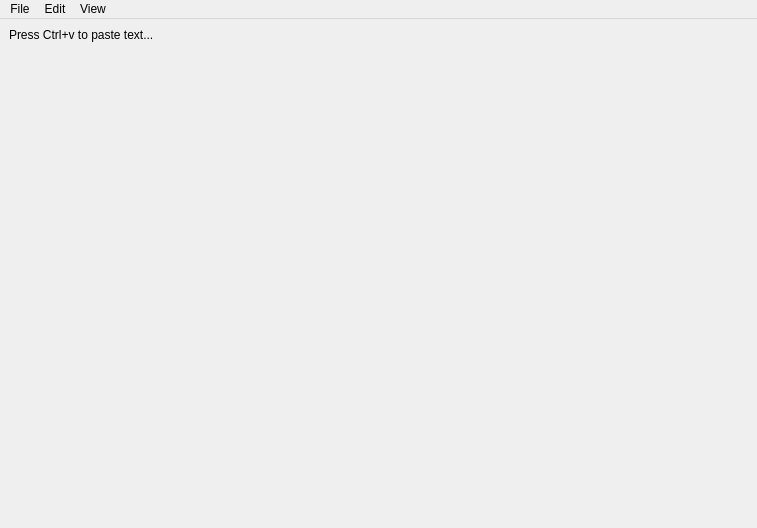
<?xml version="1.0" encoding="UTF-8"?>
<ui version="4.0">
 <class>MainWindow</class>
 <widget class="QMainWindow" name="MainWindow">
  <property name="geometry">
   <rect>
    <x>0</x>
    <y>0</y>
    <width>757</width>
    <height>528</height>
   </rect>
  </property>
  <property name="windowTitle">
   <string>Alexia</string>
  </property>
  <property name="windowIcon">
   <iconset>
    <normaloff>Alexia.png</normaloff>Alexia.png</iconset>
  </property>
  <widget class="QWidget" name="centralwidget">
   <layout class="QVBoxLayout" name="verticalLayout">
    <item>
     <widget class="QLabel" name="text">
      <property name="text">
       <string>Press Ctrl+v to paste text...</string>
      </property>
      <property name="textFormat">
       <enum>Qt::RichText</enum>
      </property>
      <property name="alignment">
       <set>Qt::AlignLeading|Qt::AlignLeft|Qt::AlignTop</set>
      </property>
      <property name="wordWrap">
       <bool>true</bool>
      </property>
      <property name="margin">
       <number>5</number>
      </property>
      <property name="openExternalLinks">
       <bool>true</bool>
      </property>
      <property name="textInteractionFlags">
       <set>Qt::TextBrowserInteraction</set>
      </property>
     </widget>
    </item>
   </layout>
  </widget>
  <widget class="QMenuBar" name="menuBar">
   <property name="geometry">
    <rect>
     <x>0</x>
     <y>0</y>
     <width>757</width>
     <height>23</height>
    </rect>
   </property>
   <widget class="QMenu" name="menuFile">
    <property name="title">
     <string>File</string>
    </property>
    <addaction name="actionOpen"/>
    <addaction name="actionPaste"/>
    <addaction name="separator"/>
    <addaction name="actionSettings"/>
   </widget>
   <widget class="QMenu" name="menuView">
    <property name="title">
     <string>View</string>
    </property>
    <addaction name="actionInvertColors"/>
    <addaction name="actionImportance"/>
    <addaction name="actionColorNames"/>
   </widget>
   <widget class="QMenu" name="menuEdit">
    <property name="title">
     <string>Edit</string>
    </property>
    <addaction name="actionSummarize"/>
    <addaction name="separator"/>
    <addaction name="actionDebug"/>
   </widget>
   <addaction name="menuFile"/>
   <addaction name="menuEdit"/>
   <addaction name="menuView"/>
  </widget>
  <action name="actionOpen">
   <property name="text">
    <string>Open...</string>
   </property>
   <property name="shortcut">
    <string>Ctrl+O</string>
   </property>
  </action>
  <action name="actionPaste">
   <property name="text">
    <string>Paste</string>
   </property>
   <property name="shortcut">
    <string>Ctrl+V</string>
   </property>
  </action>
  <action name="actionInvertColors">
   <property name="checkable">
    <bool>true</bool>
   </property>
   <property name="text">
    <string>Invert Colors</string>
   </property>
  </action>
  <action name="actionImportance">
   <property name="checkable">
    <bool>true</bool>
   </property>
   <property name="checked">
    <bool>false</bool>
   </property>
   <property name="text">
    <string>Mark Important Words</string>
   </property>
  </action>
  <action name="actionDebug">
   <property name="text">
    <string>Debug</string>
   </property>
   <property name="shortcut">
    <string>D</string>
   </property>
  </action>
  <action name="actionSummarize">
   <property name="checkable">
    <bool>true</bool>
   </property>
   <property name="checked">
    <bool>false</bool>
   </property>
   <property name="text">
    <string>Summarize</string>
   </property>
  </action>
  <action name="actionColorNames">
   <property name="checkable">
    <bool>true</bool>
   </property>
   <property name="text">
    <string>Color Names</string>
   </property>
  </action>
  <action name="actionSettings">
   <property name="text">
    <string>Settings...</string>
   </property>
   <property name="shortcut">
    <string>Ctrl+P</string>
   </property>
  </action>
 </widget>
 <resources/>
 <connections/>
</ui>
